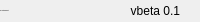
              <widget class="QFrame" name="bottomBar">
               <property name="minimumSize">
                <size>
                 <width>0</width>
                 <height>22</height>
                </size>
               </property>
               <property name="maximumSize">
                <size>
                 <width>16777215</width>
                 <height>22</height>
                </size>
               </property>
               <property name="frameShape">
                <enum>QFrame::NoFrame</enum>
               </property>
               <property name="frameShadow">
                <enum>QFrame::Raised</enum>
               </property>
               <layout class="QHBoxLayout" name="horizontalLayout_5">
                <property name="spacing">
                 <number>0</number>
                </property>
                <property name="leftMargin">
                 <number>0</number>
                </property>
                <property name="topMargin">
                 <number>0</number>
                </property>
                <property name="rightMargin">
                 <number>0</number>
                </property>
                <property name="bottomMargin">
                 <number>0</number>
                </property>
                <item>
                 <widget class="QLabel" name="creditsLabel">
                  <property name="maximumSize">
                   <size>
                    <width>16777215</width>
                    <height>16</height>
                   </size>
                  </property>
                  <property name="font">
                   <font>
                    <family>Segoe UI</family>
                    <pointsize>-1</pointsize>
                    <italic>false</italic>
                    <bold>false</bold>
                   </font>
                  </property>
                  <property name="text">
                   <string>By: WhiteBowlerHat</string>
                  </property>
                  <property name="alignment">
                   <set>Qt::AlignLeading|Qt::AlignLeft|Qt::AlignVCenter</set>
                  </property>
                 </widget>
                </item>
                <item>
                 <widget class="QLabel" name="version">
                  <property name="text">
                   <string>vbeta 0.1</string>
                  </property>
                  <property name="alignment">
                   <set>Qt::AlignRight|Qt::AlignTrailing|Qt::AlignVCenter</set>
                  </property>
                 </widget>
                </item>
                <item>
                 <widget class="QFrame" name="frame_size_grip">
                  <property name="minimumSize">
                   <size>
                    <width>20</width>
                    <height>0</height>
                   </size>
                  </property>
                  <property name="maximumSize">
                   <size>
                    <width>20</width>
                    <height>16777215</height>
                   </size>
                  </property>
                  <property name="frameShape">
                   <enum>QFrame::NoFrame</enum>
                  </property>
                  <property name="frameShadow">
                   <enum>QFrame::Raised</enum>
                  </property>
                 </widget>
                </item>
               </layout>
              </widget>
